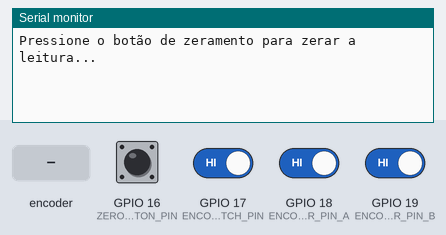
Bench run of a sketch on a simulated ESP32. Parts: the last lines printed to the serial monitor. The test bench sets the inputs (shaded band); at power-on: GPIO 16 (ZERO_BUTTON_PIN), GPIO 17 (ENCODER_SWITCH_PIN), GPIO 18 (ENCODER_PIN_A), GPIO 19 (ENCODER_PIN_B) HIGH.

Above: at 0.8 s.
0.9 s: GPIO 16 (ZERO_BUTTON_PIN) pulled LOW for 0.15 s
At 1.3 s:
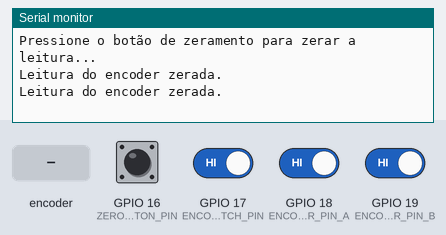
2.5 s: GPIO 17 (ENCODER_SWITCH_PIN) driven LOW
At 3.3 s:
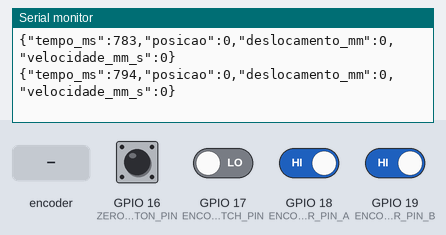
4.2 s: rotary encoder on GPIO 18 (ENCODER_PIN_A) / GPIO 19 (ENCODER_PIN_B) turned 1 step (first pin leading)
5.9 s: GPIO 16 (ZERO_BUTTON_PIN) pulled LOW for 1 s
At 6.06 s:
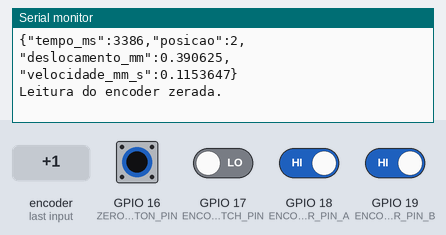
8.4 s: rotary encoder on GPIO 18 (ENCODER_PIN_A) / GPIO 19 (ENCODER_PIN_B) turned 1 step (first pin leading)
10.1 s: rotary encoder on GPIO 18 (ENCODER_PIN_A) / GPIO 19 (ENCODER_PIN_B) turned 2 steps (second pin leading)
Timing chart, 0 to 13.1 s (numbered marks = the images above; inputs shaded):
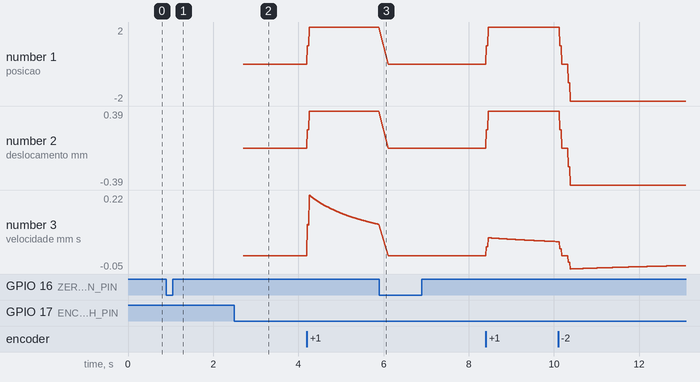

Measured:
- after the input at 0.9 s, the serial monitor: prints a new line at once (image 1)
- after the input at 2.5 s, the serial monitor: prints a new line at once (image 2)

The sketch:

rotary_encoder.ino
```cpp
#include <Arduino.h>
#include <ArduinoJson.h>

#define ENCODER_PIN_A 18
#define ENCODER_PIN_B 19
#define ENCODER_SWITCH_PIN 17
#define ZERO_BUTTON_PIN 16

volatile int encoderValue = 0;
volatile bool aLastState;
volatile bool bLastState;

bool medindo = false;
unsigned long tempoInicio = 0;

void IRAM_ATTR readEncoder() {
  bool aState = digitalRead(ENCODER_PIN_A);
  bool bState = digitalRead(ENCODER_PIN_B);

  if (aState != aLastState) {
    if (bState != aState) {
      encoderValue++;
    } else {
      encoderValue--;
    }
  }
  aLastState = aState;
  bLastState = bState;
}

void setup() {
  Serial.begin(115200);

  pinMode(ENCODER_PIN_A, INPUT_PULLUP);
  pinMode(ENCODER_PIN_B, INPUT_PULLUP);
  pinMode(ENCODER_SWITCH_PIN, INPUT_PULLUP);
  pinMode(ZERO_BUTTON_PIN, INPUT_PULLUP);

  attachInterrupt(digitalPinToInterrupt(ENCODER_PIN_A), readEncoder, CHANGE);
  attachInterrupt(digitalPinToInterrupt(ENCODER_PIN_B), readEncoder, CHANGE);

  aLastState = digitalRead(ENCODER_PIN_A);
  bLastState = digitalRead(ENCODER_PIN_B);

  Serial.println("Pressione o botão de zeramento para zerar a leitura...");
  while (digitalRead(ZERO_BUTTON_PIN) == HIGH) {
    delay(10);
  }
  encoderValue = 0;
  Serial.println("Leitura do encoder zerada.");
}

void loop() {
  if (digitalRead(ZERO_BUTTON_PIN) == LOW) {
    encoderValue = 0;
    Serial.println("Leitura do encoder zerada.");
    delay(200);
  }

  if (digitalRead(ENCODER_SWITCH_PIN) == LOW && !medindo) {
    Serial.println("Medição iniciada...");
    medindo = true;
    encoderValue = 0;
    tempoInicio = millis();
    delay(200);
  }

  if (medindo) {
    unsigned long tempoAtual = millis() - tempoInicio;
    float deslocamento = (encoderValue / 512.0) * 100.0;
    float velocidade = (deslocamento / (tempoAtual / 1000.0));

    StaticJsonDocument<128> jsonDoc;
    jsonDoc["tempo_ms"] = tempoAtual;
    jsonDoc["posicao"] = encoderValue;
    jsonDoc["deslocamento_mm"] = deslocamento;
    jsonDoc["velocidade_mm_s"] = velocidade;

    String jsonString;
    serializeJson(jsonDoc, jsonString);
    Serial.println(jsonString);
  }

  delay(10);
}
```
